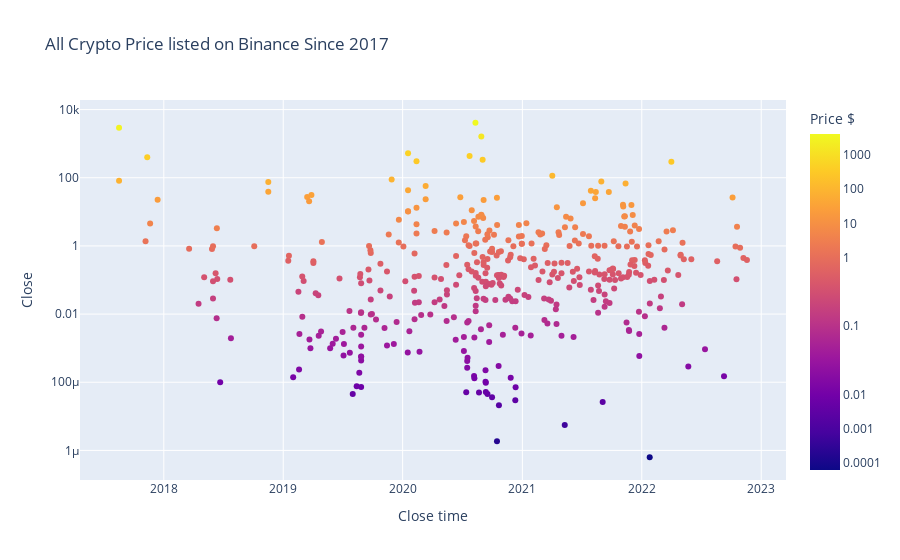

The code cell stored with this chart in its notebook:
### Code cell
# Plot using plotly to map the time series of cryptos when it was created
fig = px.scatter(data_frame = crypto_age, 
                 x='Close time', 
                 y='Close', 
                 log_y=True, # use log on y values which is Close Price
                 title='All Crypto Price listed on Binance Since 2017', 
                 hover_name='symbol', color=np.log10(crypto_age['Close']))

# Check this for reference https://plotly.com/python/colorscales/
fig.update_layout(coloraxis_colorbar=dict(
     title="Price $",
     tickvals=[-6,-5,-4,-2,0,1,2,3], #put the ticks on the legend
     ticktext=["0.0001", "0.001", "0.01", "0.1", "1", "10", "100", "1000"], # put the values based on the numbers of ticks
     ))
            
fig.show()

### Figure 1 — Plotly figure (JSON) as saved in the notebook; plotly's stock layout.template omitted (floating-point values rounded to 4 significant figures; data arrays with more than 128 entries replaced by an {"elided": "..."} marker saying what was removed)
{"data": [{"hovertemplate": "<b>%{hovertext}</b><br><br>Close time=%{x}<br>Close=%{y}<br>color=%{marker.color}<extra></extra>", "hovertext": {"elided": "412 str values"}, "legendgroup": "", "marker": {"color": {"elided": "412 float values"}, "coloraxis": "coloraxis", "symbol": "circle"}, "mode": "markers", "name": "", "orientation": "v", "showlegend": false, "type": "scatter", "x": {"elided": "412 str values"}, "xaxis": "x", "y": {"elided": "412 float values"}, "yaxis": "y"}], "layout": {"coloraxis": {"colorbar": {"ticktext": ["0.0001", "0.001", "0.01", "0.1", "1", "10", "100", "1000"], "tickvals": [-6, -5, -4, -2, 0, 1, 2, 3], "title": {"text": "Price $"}}, "colorscale": [[0, "#0d0887"], [0.1111, "#46039f"], [0.2222, "#7201a8"], [0.3333, "#9c179e"], [0.4444, "#bd3786"], [0.5556, "#d8576b"], [0.6667, "#ed7953"], [0.7778, "#fb9f3a"], [0.8889, "#fdca26"], [1, "#f0f921"]]}, "legend": {"tracegroupgap": 0}, "title": {"text": "All Crypto Price listed on Binance Since 2017"}, "xaxis": {"anchor": "y", "domain": [0, 1], "title": {"text": "Close time"}}, "yaxis": {"anchor": "x", "domain": [0, 1], "title": {"text": "Close"}, "type": "log"}}}
